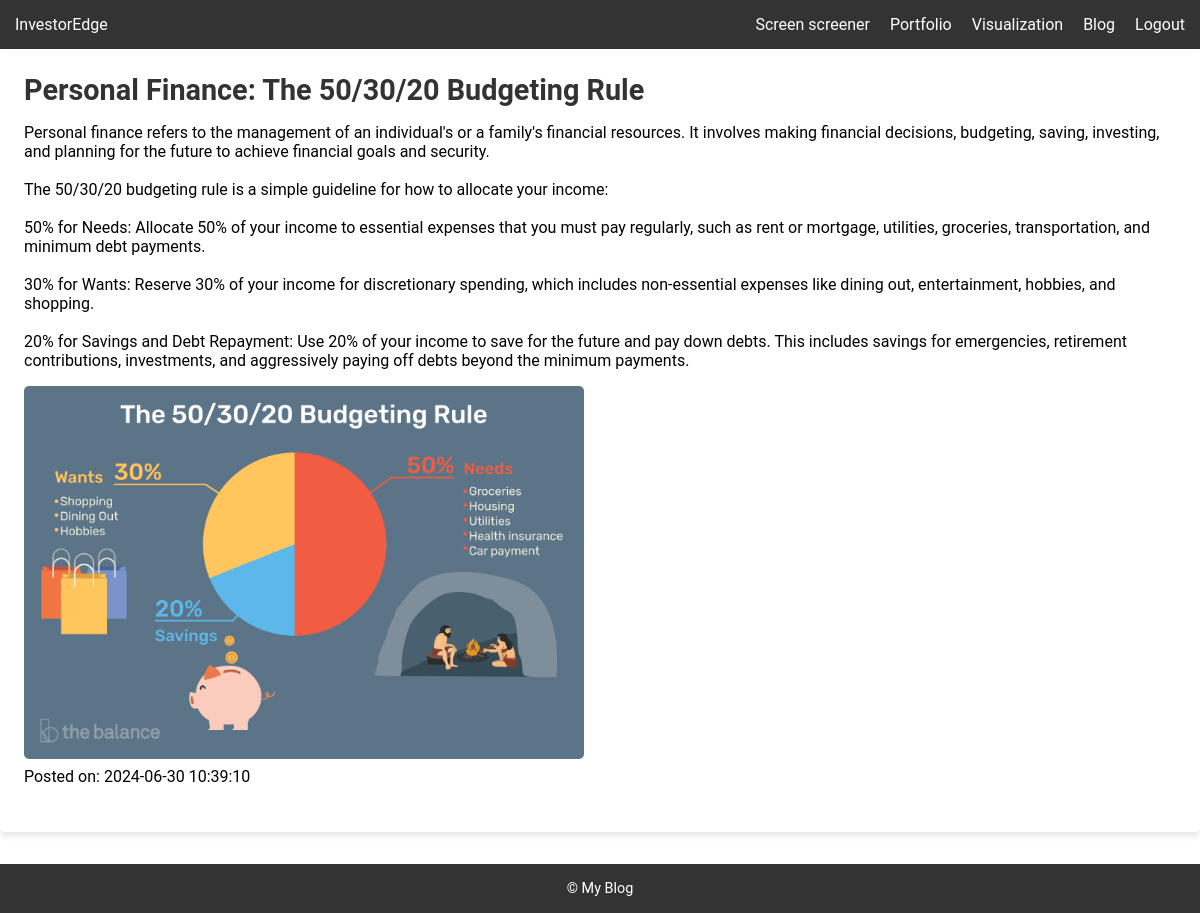
/blog, run on an earlier commit of the app's database.
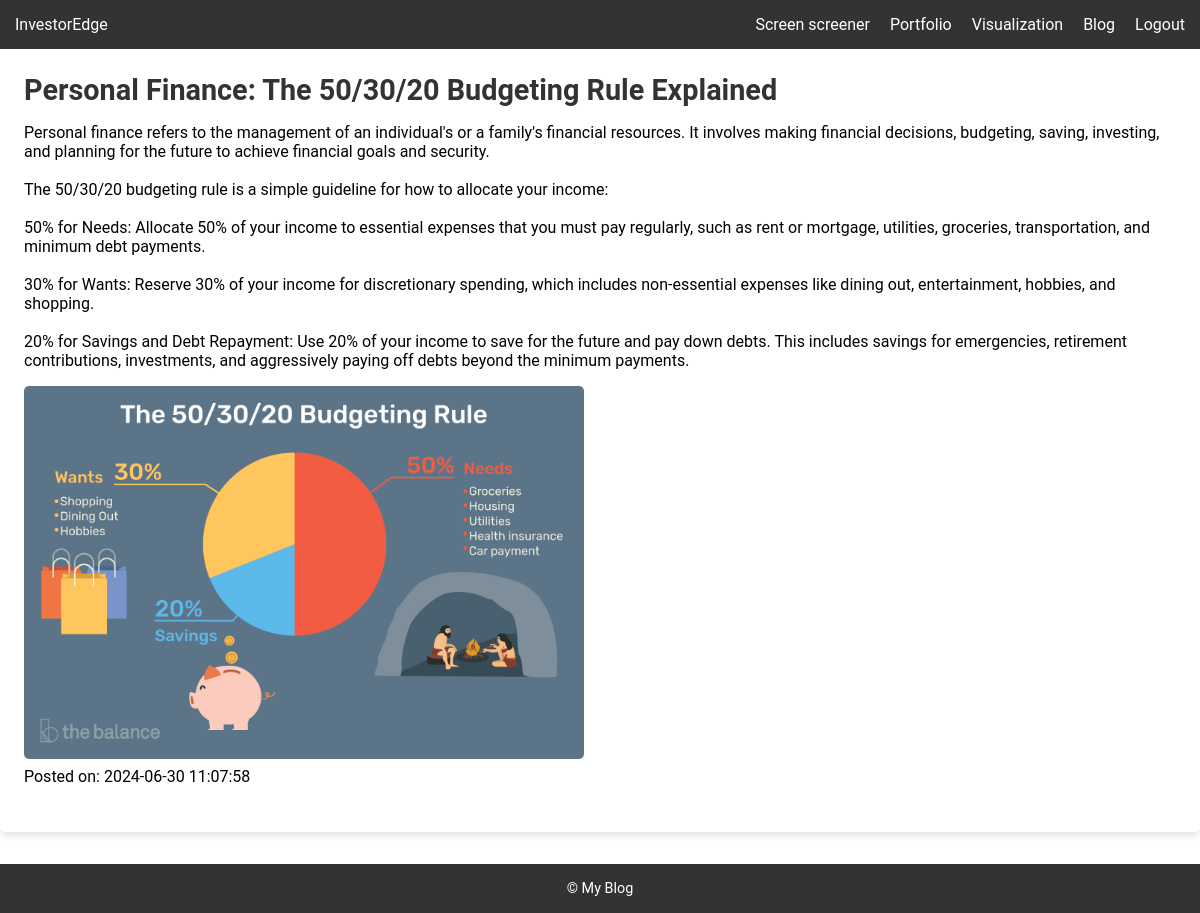
And on a later commit of the database.
### app.py (models this page shows, shortened)
class BlogPost(db.Model):
    id = db.Column(db.Integer, primary_key=True)
    title = db.Column(db.String(200), nullable=False)
    content = db.Column(db.Text, nullable=False)
    image_filename = db.Column(db.String(255))
    created_at = db.Column(db.DateTime, default=datetime.utcnow)

### app.py (the view)
@app.route('/blog')
def blog():
    posts = BlogPost.query.order_by(BlogPost.created_at.desc()).all()
    return render_template('blog.html', posts=posts)

### templates/blog.html (shortened to what this page needs)
<!DOCTYPE html>
<html>
<head>
    <link rel="stylesheet" href="{{ url_for('static', filename='css/styles.css') }}">
</head>
<body>    <header>
    <nav>
        <a href="{{ url_for('index') }}" class="logo">InvestorEdge</a>
        <ul>
            <li><a href="{{ url_for('screener') }}">Screen screener</a></li>
            <li><a href="{{ url_for('portfolio') }}">Portfolio</a></li>
            <li> <a href="{{ url_for('visualization') }}">Visualization</a></li>
            <li> <a href="{{ url_for('blog') }}">Blog</a></li>
            <li>    <a href="{{ url_for('logout') }}"> {{ user }} Logout</a></li>
        </ul>
    </nav>
</header>
    <main>
        {% for post in posts %}
        <article>
          <h2>{{ post.title }}</h2>
          <pre wrap="soft">{{ post.content }}</pre>
          {% if post.image_filename %}
              <img src="{{ url_for('static', filename='uploads/' + post.image_filename) }}" alt="{{ post.title }}">
          {% endif %}
          <p>Posted on: {{ post.created_at.strftime('%Y-%m-%d %H:%M:%S') }}</p>
        </article>
        {% endfor %}
    </main>
    <footer>
        &copy; My Blog
    </footer>
</body>
</html>

### static/css/styles.css (style rules this page uses)
body,pre { font-family: 'Roboto', sans-serif; margin: 0; padding: 0; }
header { background-color: #333; color: #fff; padding: 15px; }
nav { display: flex; justify-content: space-between; align-items: center; }
nav ul { display: flex; list-style-type: none; margin: 0; padding: 0; }
nav ul li { margin-left: 20px; }
nav ul li a, a { color: #fff; text-decoration: none; }
footer { background-color: #333; color: #fff; padding: 20px; text-align: center; }

### templates/blog.html (style rules this page uses)
* { box-sizing: border-box; margin: 0; padding: 0; }
article { background-color: #fff; padding: 1.5rem; margin-bottom: 2rem; box-shadow: 0 4px 6px rgba(0, 0, 0, 0.1); border-radius: 5px; }
article h2 { margin-bottom: 1rem; color: #333; font-size: 1.8rem; }
article p { margin-bottom: 1rem; line-height: 1.8; }
article img { max-width: 100%; width: 35em; margin-top: 1rem; border-radius: 5px; }
footer { background-color: #333; color: #fff; text-align: center; padding: 1rem; font-size: 0.9rem; }

What changed in the data, as far as the page shows it:
changed BlogPost: title "Personal Finance: The 50/30/20 Budgeting Rule" → "Personal Finance: The 50/30/20 Budgeting Rule Explained"; created_at "2024-06-30 10:39:10" → "2024-06-30 11:07:58"
